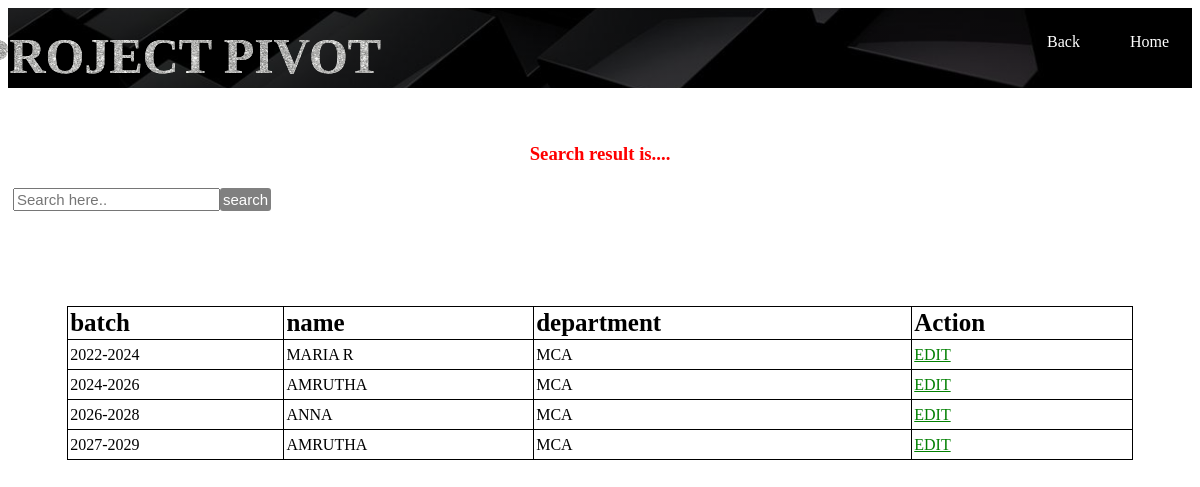
Screenshot of /advsearch.php with the database file from the repository.
### tables this page shows
CREATE TABLE `advisor` (
  `id` int(11) NOT NULL,
  `batch` varchar(30) NOT NULL,
  `dept` varchar(20) NOT NULL,
  `name` varchar(30) NOT NULL,
  `sid` varchar(30) NOT NULL,
  `uid` varchar(30) NOT NULL
);

### advsearch.php (the view)
<html>
<head>
<link rel="stylesheet" type="text/css" href="maincss.css">
<link rel="stylesheet" type="text/css" href="view.css">
<link rel="stylesheet" type="text/css" href="search.css"></head>
<body>
<header>
            <div class="main">
    <ul>
      <li><a href="advview.php">Back</a></li>
<li><a href="adminhome.php">Home</a></li>
</ul></div>
        <div class="title">
            <h3>PROJECT PIVOT </h3></div></header>
        <div class="title">
            <h3>PROJECT PIVOT </h3></div></header><br><br>
<font face="Bahnschrift Condensed">
  <h3><center><font color="red">Search result is....</center></font></h3>
<form method="POST" action="">
  <div class="input-group"><table ><tr align="left" >
  <input type="text" name="srch" placeholder="Search here.."class="btns">
    <input type="submit" name="search" value="search" class="btn" ></tr></table></div>
</form></body></html>
<?php
$connect = mysqli_connect("localhost", "root", "", "project");
$output = '';
if(isset($_POST["search"]))
{
 $search = mysqli_real_escape_string($connect, $_POST["srch"]);
 $query = "
  SELECT * FROM advisor
  WHERE batch LIKE '%".$search."%'
  OR name LIKE '%".$search."%'
  OR dept LIKE '%".$search."%'
 ";
}
else
{
 $query = "
  SELECT * FROM advisor ORDER BY batch
 ";
}
$result = mysqli_query($connect, $query);
if(mysqli_num_rows($result) > 0)
{
 $output .= '
  <div class="table-responsive">
   <table class="table table bordered">
    <tr>
     <th>batch</th>
     <th>name</th>
     <th>department</th>
     <th>Action</th>
    </tr>
 ';
 while($row = mysqli_fetch_array($result))
 {
  $output .= '
   <tr>
    <td>'.$row["batch"].'</td>
    <td>'.$row["name"].'</td>
    <td>'.$row["dept"].'</td>
    <td>
<a class="del_btn" name="edit" href="advedit.php">EDIT</a></td>
   </tr>
  ';
 }
 echo $output;
}
else
{
  echo'<script>alert("Data not found!!!!")</script>';
}
?>

### maincss.css (style rules this page uses)
header { background-image:linear-gradient(rgba(0,0,0,0.4),rgba(0,0,0,0.4)),url(black.jpg); height: 10vh; background-size: cover; background-position: center; }
ul { float:right; list-style-type: none; margin-top: 25px; }
ul li { display: inline-block; }
ul li a { font-color :green; text-decoration: none; color: #fff; padding: 5px 20px; border:3px solid transparent; transition: 0.6s ease; }
.title { position: absolute; top:7%; left:15%; float:center; transform: translate(-50%,-50%); }
.title h3 { color: #fff; font-size: 50px; }
.title h3 { font-size:50px; font-family: Bahnschrift Condensed;,serif; text-align:center; color:rgba(225,225,225,.1); background-image: url(download.jpg); background-repeat: repeat-x; -webkit-background-clip:text; animation: animate 15s linear infinite; float: center; }

### view.css (style rules this page uses)
table { width: 90%; margin: 30px auto; border-collapse: collapse; text-align: left; }
th { font-size: 25px; }
th,td { border: 1px solid #000; height: 30px; padding:2px; }
.del_btn { color:green; }

### search.css (style rules this page uses)
.input-group { margin: 10px 0px 10px 0px; font-size: 50px; padding: 5px; border-spacing: 5px; }
.btn { padding: 3px; font-size: 15px; color: white; background:grey ; border:none; border-radius: 3px; }
.btns { font-size: 15px; }

### rows the page displays
advisor: batch "2022-2024", name "MARIA R", dept "MCA"
advisor: batch "2024-2026", name "AMRUTHA", dept "MCA"
advisor: batch "2026-2028", name "ANNA", dept "MCA"
advisor: batch "2027-2029", name "AMRUTHA", dept "MCA"
